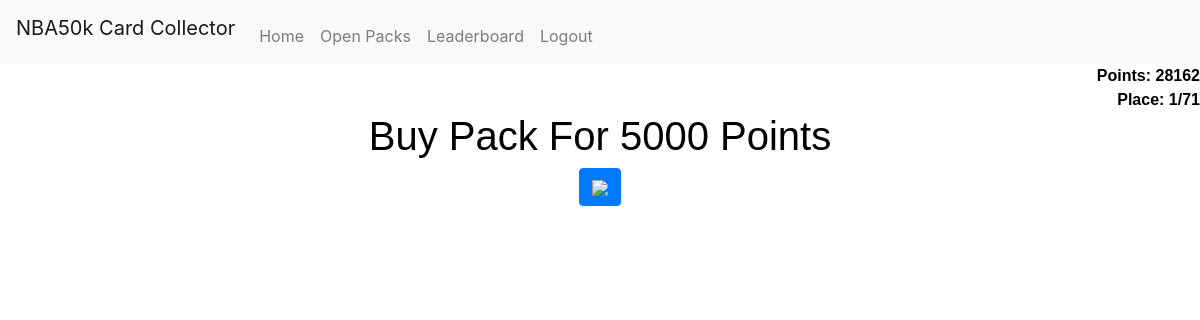
The page /openpacks (signed in) on the database as committed earlier.
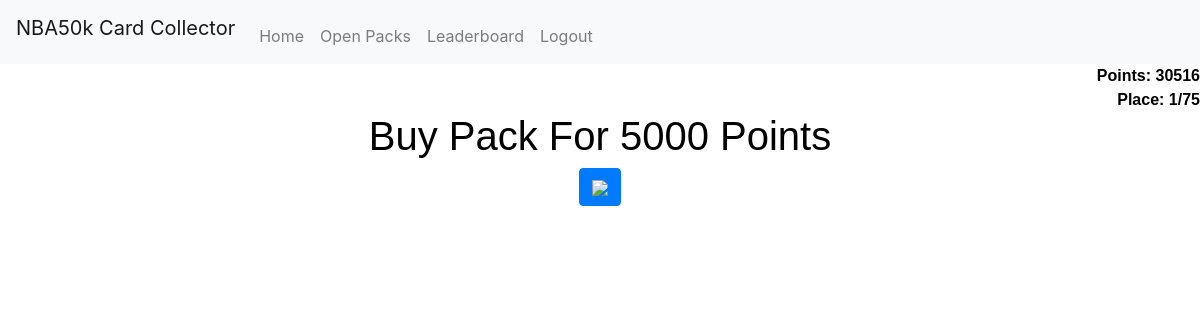
The same page on the database as committed later.
### tables this page shows
CREATE TABLE 'users' ('id' integer PRIMARY KEY AUTOINCREMENT NOT NULL, 'username' varchar(250), 'hash' varchar(350), 'cash' numeric DEFAULT 50000 , 'networth' numeric);

### application.py (the view)
@app.route("/openpacks", methods=["GET", "POST"])
@login_required
def openpacks():
    points = db.execute("SELECT cash FROM users WHERE id=:user_id", user_id=session["user_id"])
    total_overalls = 0
    counter = 0
    overalls = db.execute('SELECT overall FROM players JOIN collection ON collection.player_id = players.id WHERE user_id=:user_id', user_id=session["user_id"])
    for x in overalls:
        total_overalls += x["overall"]
        counter += 1
    total_value= ((total_overalls-(counter*78))*400) + (counter)*5000
    networth = total_value + points[0]["cash"]
    db.execute('UPDATE users SET networth=:networth WHERE id=:user_id', networth=networth, user_id=session["user_id"])
    y = 0
    x = 1
    username = db.execute("SELECT username FROM users WHERE id=:user_id", user_id=session["user_id"])
    username=username[0]["username"]
    users = db.execute("SELECT * FROM users ORDER BY networth desc")
    for user in users:
        user["place"] = x
        x += 1
        if user["username"]==username:
            y = user["place"]
    x = x-1
    return render_template("openpacks.html", points=points, x=x, y=y)

### application.py (called while the page is built)
@app.after_request
def after_request(response):
    response.headers["Cache-Control"] = "no-cache, no-store, must-revalidate"
    response.headers["Expires"] = 0
    response.headers["Pragma"] = "no-cache"
    return response

### helpers.py (called while the page is built)
def login_required(f):
    @wraps(f)
    def decorated_function(*args, **kwargs):
        if session.get("user_id") is None:
            return redirect("/login")
        return f(*args, **kwargs)
    return decorated_function

### templates/openpacks.html (shortened to what this page needs)
<!DOCTYPE html>
<head>
    <link href="https://stackpath.bootstrapcdn.com/bootstrap/4.1.3/css/bootstrap.min.css" rel="stylesheet">
    <link href="/static/styles.css" rel="stylesheet">
    <nav class="navbar navbar-expand-lg navbar-light bg-light">
            <div class="nav" id"navbar">
                    <a class="navbar-brand" href="/">NBA50k Card Collector</a>
                <ul class="navbar-nav mr-auto mt-2">
                    <li class="nav-item"><a class="nav-link" href="/">Home</a></li>
                    <li class="nav-item"><a class="nav-link" href="/openpacks">Open Packs</a></li>
                    <li class="nav-item"><a class="nav-link" href="/leaderboard">Leaderboard</a></li>
                </ul>
                <ul class="navbar-nav ml-auto mt-2">
                    <li class="nav-item"><a class="nav-link" href="/login">Logout</a></li>
                </ul>
            </div>
    </nav>
    {% if points[0].cash < 5000 %}
    <div class= "pointsred">
            Points: {{points[0].cash}}
    </div>
    {% else %}
    <div class= "points">
            Points: {{points[0].cash}}
    </div>
    {% endif %}
    <div class= "points">
            Place: {{y}}/{{x}}
    </div>
</head>
<body class="wood">
    <div class="container">
        <center class="font">
            <h1 class="header-text">Buy Pack For 5000 Points</h1>
            <a class="btn btn-primary" href="/packs" type="submit"><img src="https://2kmtcentral.com/img/16/packs/packs/league.png"></a>
        </center>
    </div>
</body>

### static/styles.css (style rules this page uses)
.points { text-align: right; font-family: "Trebuchet MS", Helvetica, sans-serif; color: black; font-weight:700; }
.font { font-family: "Trebuchet MS", Helvetica, sans-serif; color: black; font-weight:500; }
.wood { background-image: url('http://textures.world/wp-content/uploads/2018/10/Natural-Seamless-Light-Wood-Texture-1-copy.jpg'); }

Rows that differ between the two databases and show on the page:
changed users: cash "28162" → "30516"
Other text that changed with them:
{{ x }}: "71" → "75"
